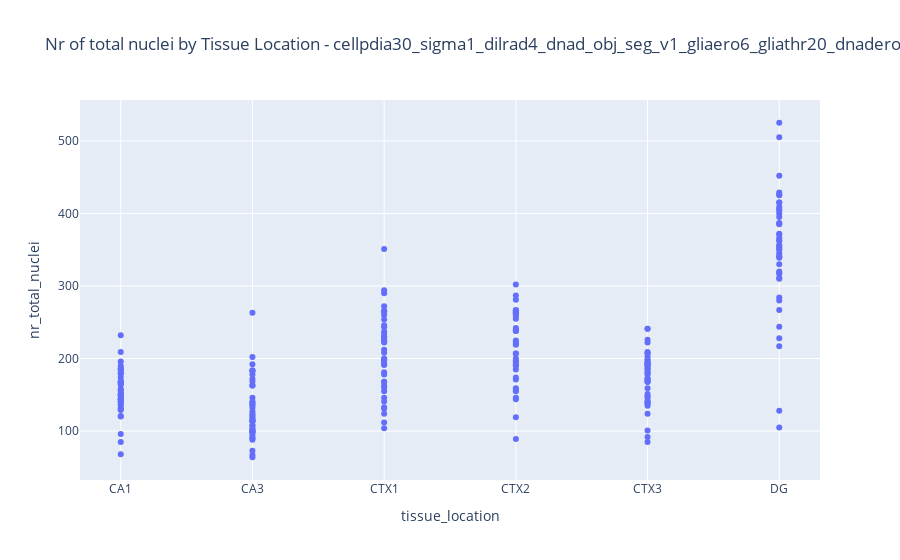

Notebook code cell kept with this figure:
### Code cell
# Create the plot
fig = px.scatter(df, x='tissue_location', y='nr_total_nuclei',
                 hover_data=['staining_id','index','filename'], title=f'Nr of total nuclei by Tissue Location - {title}')

# Show the plot
fig.show()

### Figure 1 — Plotly figure (JSON) as saved in the notebook; plotly's stock layout.template omitted (floating-point values rounded to 4 significant figures; data arrays with more than 128 entries replaced by an {"elided": "..."} marker saying what was removed)
{"data": [{"customdata": {"elided": "252x3 mixed values"}, "hovertemplate": "tissue_location=%{x}<br>nr_total_nuclei=%{y}<br>staining_id=%{customdata[0]}<br>index=%{customdata[1]}<br>filename=%{customdata[2]}<extra></extra>", "legendgroup": "", "marker": {"color": "#636efa", "symbol": "circle"}, "mode": "markers", "name": "", "orientation": "v", "showlegend": false, "type": "scatter", "x": {"elided": "252 str values"}, "xaxis": "x", "y": {"elided": "252 int values"}, "yaxis": "y"}], "layout": {"legend": {"tracegroupgap": 0}, "title": {"text": "Nr of total nuclei by Tissue Location - cellpdia30_sigma1_dilrad4_dnad_obj_seg_v1_gliaero6_gliathr20_dnadero2"}, "xaxis": {"anchor": "y", "domain": [0, 1], "title": {"text": "tissue_location"}}, "yaxis": {"anchor": "x", "domain": [0, 1], "title": {"text": "nr_total_nuclei"}}}}
